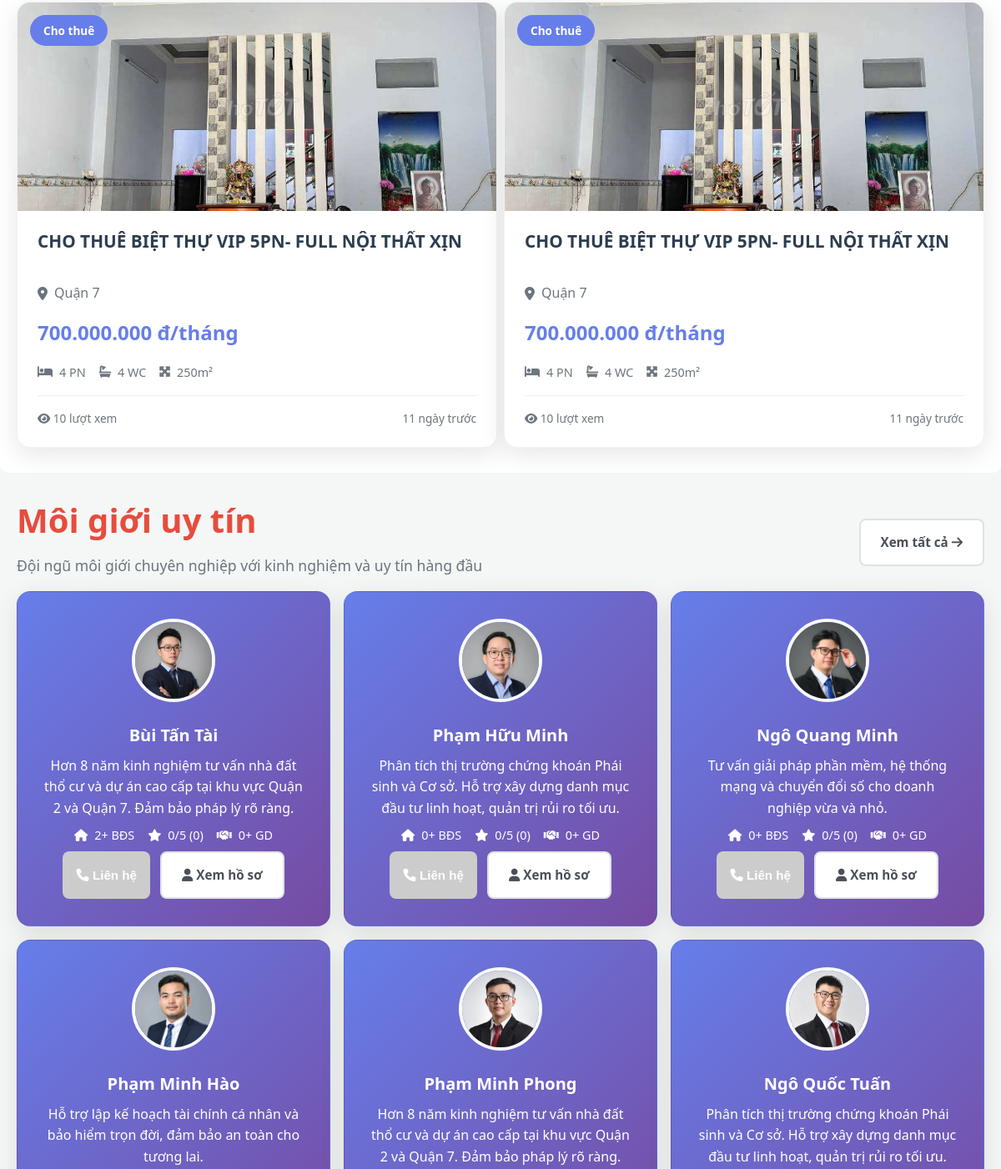
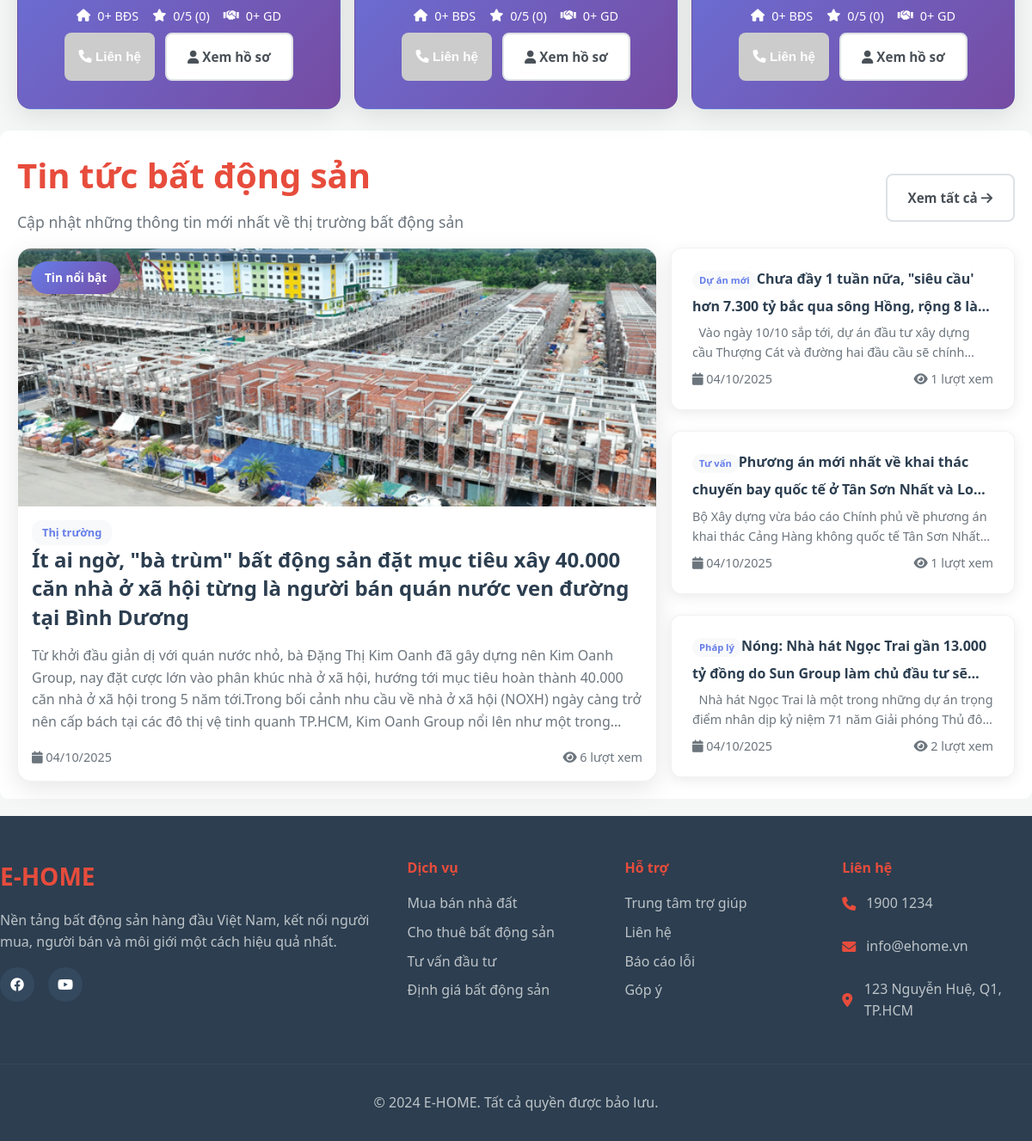
The page /user/ (lower part) on the database as committed earlier (2 pictures, top to bottom).
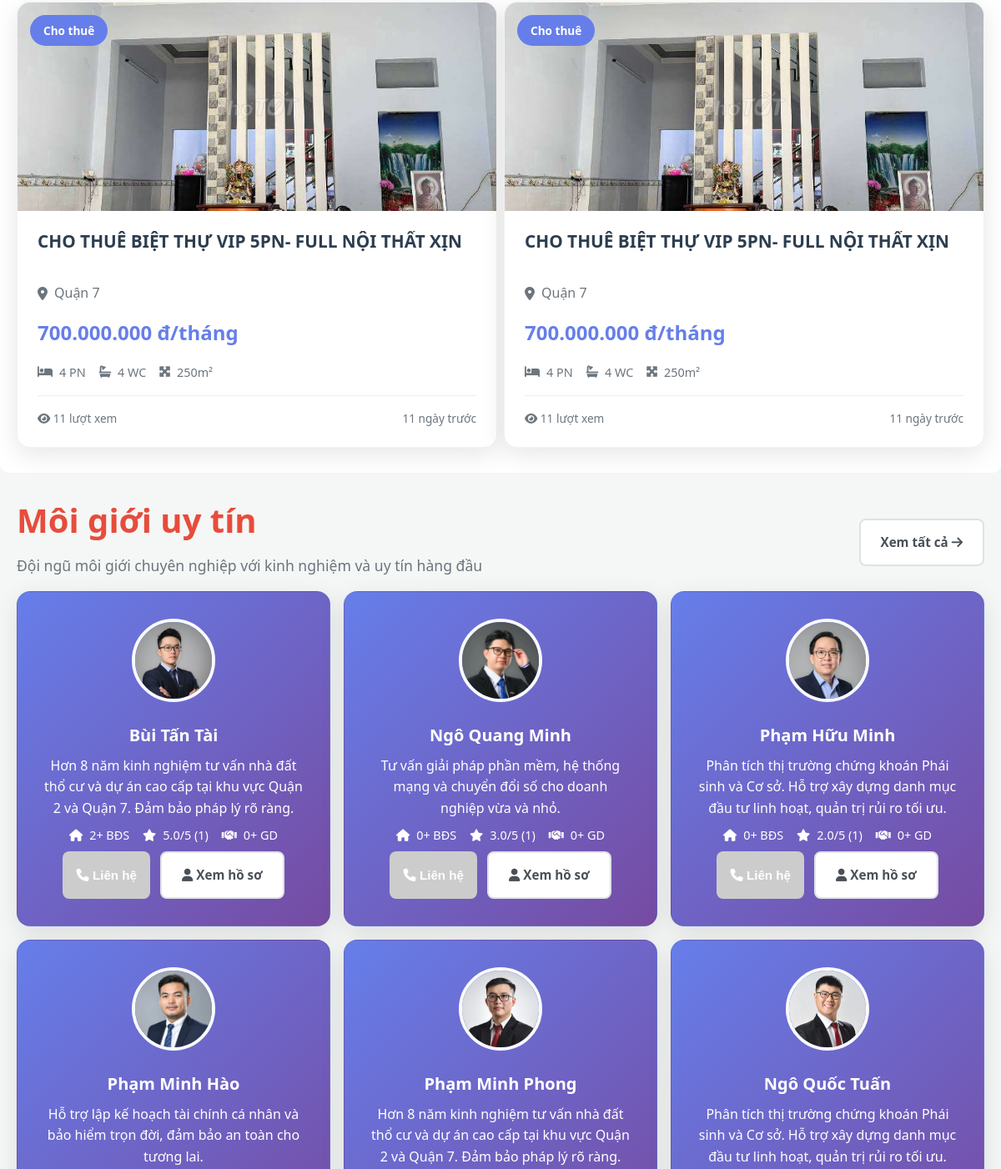
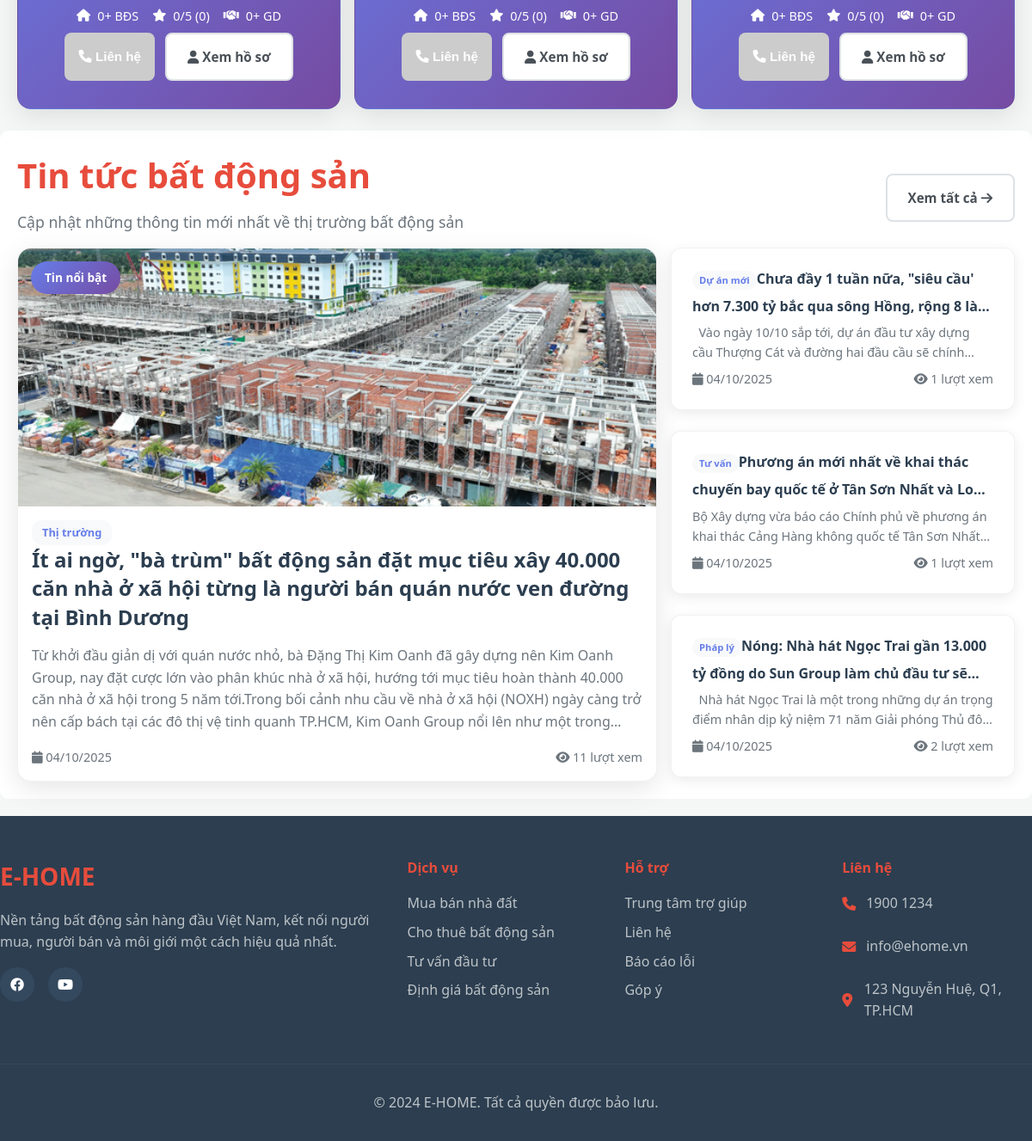
The same page on the database as committed later (2 pictures, top to bottom).
### tables this page shows
CREATE TABLE `rental_property` (
  `id` int(11) NOT NULL,
  `title` varchar(255) NOT NULL,
  `description` text DEFAULT NULL,
  `address` varchar(500) NOT NULL,
  `locationId` int(11) DEFAULT NULL,
  `typeId` int(11) NOT NULL,
  `brokerId` int(11) NOT NULL,
  `transactionType` enum('rent','sale') NOT NULL,
  `price` int(15) NOT NULL,
  `area` decimal(10,2) DEFAULT NULL,
  `bedrooms` int(11) DEFAULT 0,
  `bathrooms` int(11) DEFAULT 0,
  `floors` int(11) DEFAULT 1,
  `frontage` int(1) DEFAULT 0 COMMENT 'Mặt tiền (m)',
  `direction` varchar(50) DEFAULT NULL,
  `furniture` enum('none','basic','full') DEFAULT 'none',
  `parking` tinyint(1) DEFAULT 0,
  `status` enum('active','rented','sold') DEFAULT 'active',
  `views` int(11) DEFAULT 0,
  `createdAt` timestamp NOT NULL DEFAULT current_timestamp(),
  `updatedAt` timestamp NOT NULL DEFAULT current_timestamp() ON UPDATE current_timestamp()
);

CREATE TABLE `property_images` (
  `id` int(11) NOT NULL,
  `propertyId` int(11) NOT NULL,
  `imagePath` varchar(500) NOT NULL,
  `isMain` tinyint(1) DEFAULT 0,
  `createdAt` timestamp NOT NULL DEFAULT current_timestamp()
);

CREATE TABLE `location` (
  `id` int(11) NOT NULL,
  `name` varchar(100) NOT NULL
);

CREATE TABLE `broker` (
  `id` int(11) NOT NULL,
  `accountId` int(11) NOT NULL,
  `shortIntro` text DEFAULT NULL,
  `location` int(11) DEFAULT NULL,
  `expertise` text DEFAULT NULL,
  `language` varchar(255) DEFAULT NULL,
  `workingHours` varchar(255) DEFAULT NULL,
  `createdAt` timestamp NOT NULL DEFAULT current_timestamp(),
  `updatedAt` timestamp NOT NULL DEFAULT current_timestamp() ON UPDATE current_timestamp()
);

CREATE TABLE `account` (
  `id` int(11) NOT NULL,
  `fullName` varchar(255) NOT NULL,
  `email` varchar(255) NOT NULL,
  `phoneNumber` varchar(20) DEFAULT NULL,
  `password` varchar(255) NOT NULL,
  `avatar` varchar(500) DEFAULT NULL,
  `address` varchar(255) DEFAULT NULL,
  `role` enum('1','2','3') NOT NULL COMMENT '1=User, 2=Broker, 3=Admin',
  `status` enum('active','inactive') DEFAULT 'active',
  `createdAt` timestamp NOT NULL DEFAULT current_timestamp(),
  `updatedAt` timestamp NOT NULL DEFAULT current_timestamp() ON UPDATE current_timestamp()
);

CREATE TABLE `news` (
  `id` int(11) NOT NULL,
  `title` varchar(256) NOT NULL,
  `image` varchar(256) NOT NULL,
  `content` text NOT NULL,
  `createdAt` date NOT NULL DEFAULT current_timestamp(),
  `views` int(11) NOT NULL DEFAULT 0,
  `pin` tinyint(1) NOT NULL DEFAULT 0,
  `typeId` int(11) NOT NULL
);

CREATE TABLE `typenews` (
  `id` int(11) NOT NULL,
  `name` varchar(256) NOT NULL,
  `description` text DEFAULT NULL
);

### user/controllers/homeController/index.php (called while the page is built, shortened)
<?php
$sql_pinNews = "SELECT n.id, n.title, n.image, n.content, n.createdAt, n.views, t.name FROM `news` n, `typenews` t WHERE n.pin = 1 GROUP BY n.id";
$sql_listNews = "SELECT n.id, n.title, n.image, n.content, n.createdAt, n.views, t.name FROM `news` n, `typenews` t WHERE n.typeId = t.id AND n.pin = 0 ORDER BY `createdAt` ASC LIMIT 0, 3";
$pinNews = mysqli_query($conn, $sql_pinNews);
$listNews = mysqli_query($conn, $sql_listNews);
$listNewsHome = mysqli_fetch_all($listNews, MYSQLI_ASSOC);
$pinNewsHome = mysqli_fetch_all($pinNews, MYSQLI_ASSOC);
$sql_properties = "
    SELECT
  rp.*,
  l.name AS locationName,
  t.name AS typeName,
  a.fullName AS brokerName,
  a.avatar AS brokerAvatar,
  a.phoneNumber AS brokerPhone,
  p.imagePath AS mainImage
FROM
  rental_property rp
LEFT JOIN
  location l ON rp.locationId = l.id
LEFT JOIN
  type_rental_property t ON rp.typeId = t.id
LEFT JOIN
  broker b ON rp.brokerId = b.id
LEFT JOIN
  account a ON b.accountId = a.id
LEFT JOIN
  property_images p ON rp.id = p.propertyId AND p.isMain = 1
WHERE
  rp.status = 'active'
ORDER BY
  rp.views DESC,
  rp.createdAt DESC
LIMIT 6;
";
$propertiesResult = mysqli_query($conn, $sql_properties);
$featuredProperties = mysqli_fetch_all($propertiesResult, MYSQLI_ASSOC);
$sql_brokers = "
    SELECT b.*, a.fullName, a.avatar, a.phoneNumber, a.email,
           (SELECT COUNT(*) FROM rental_property WHERE brokerId = b.id AND status = 'active') as propertyCount,
           (SELECT COUNT(*) FROM rental_property WHERE brokerId = b.id AND status IN ('rented', 'sold')) as dealCount,
           (SELECT AVG(rating) FROM broker_ratings WHERE brokerId = b.id) as avgRating,
           (SELECT COUNT(*) FROM broker_ratings WHERE brokerId = b.id) as ratingCount
    FROM broker b
    LEFT JOIN account a ON b.accountId = a.id
    WHERE a.role = 2 AND a.status = 'active'
    ORDER BY avgRating DESC, dealCount DESC, propertyCount DESC
    LIMIT 6
";
$brokersResult = mysqli_query($conn, $sql_brokers);
$topBrokers = mysqli_fetch_all($brokersResult, MYSQLI_ASSOC);
include "./views/page/home.php";
return;

### user/index.php (called while the page is built, shortened)
<?php
    include "views/header.php";
    include "controllers/userController.php";
    include "views/footer.php"
?>

### user/views/page/home.php (the view, shortened to what the changed rows need)
<div class="home-container">
<section class="properties-section">
    <div class="container" style="padding: 0 20px;">
        <div class="properties-carousel">
            <?php if (!empty($featuredProperties)) {
                foreach ($featuredProperties as $property) {
                    $firstImage = !empty($property['mainImage']) ? '../uploads/property/' . $property['mainImage'] : '../uploads/system/default_property.jpg';
                    $price = number_format($property['price'], 0, ',', '.') . ' ';
                    if ($property['transactionType'] == 'rent') {
                        $price .= ($property['transactionType'] == 'rent') ? 'đ/tháng' : 'đ';
                    } else {
                        $price .= 'đ';
                    }
            ?>
            <div class="property-card">
                <div class="property-image">
                    <img src="<?= $firstImage ?>" alt="<?= htmlspecialchars($property['title']) ?>" onerror="this.src='../logo.jpg'">
                    <div class="property-badge <?= $property['transactionType'] ?>">
                        <?= $property['transactionType'] == 'rent' ? 'Cho thuê' : 'Bán' ?>
                    </div>
                </div>
                <div class="property-content">
                    <h3 class="property-title" onclick="window.location.href='?act=property&id=<?= $property['id'] ?>'"><?= htmlspecialchars($property['title']) ?></h3>
                    <p class="property-location">
                        <i class="fas fa-map-marker-alt"></i>
                        <?= htmlspecialchars($property['locationName'] ?? $property['address']) ?>
                    </p>
                    <div class="property-price"><?= $price ?></div>
                    <div class="property-features">
                        <?php if ($property['bedrooms'] > 0) { ?>
                        <span><i class="fas fa-bed"></i> <?= $property['bedrooms'] ?> PN</span>
                        <?php } ?>
                        <?php if ($property['bathrooms'] > 0) { ?>
                        <span><i class="fas fa-bath"></i> <?= $property['bathrooms'] ?> WC</span>
                        <?php } ?>
                        <?php if ($property['area'] > 0) { ?>
                        <span><i class="fas fa-expand-arrows-alt"></i> <?= number_format($property['area'], 0) ?>m²</span>
                        <?php } ?>
                    </div>
                    <div class="property-meta">
                        <div class="property-views">
                            <i class="fas fa-eye"></i> <?= number_format($property['views']) ?> lượt xem
                        </div>
                        <div class="property-date">
                            <?php
                            $createdDate = new DateTime($property['createdAt']);
                            $now = new DateTime();
                            $interval = $now->diff($createdDate);
                            if ($interval->days == 0) {
                                echo "Hôm nay";
                            } elseif ($interval->days == 1) {
                                echo "1 ngày trước";
                            } else {
                                echo $interval->days . " ngày trước";
                            }
                            ?>
                        </div>
                    </div>
                </div>
            </div>
            <?php
                }
            } else {
            ?>
            <div class="no-properties">
                <p>Chưa có bất động sản nào được đăng</p>
            </div>
            <?php } ?>
        </div>
    </div>
</section>
<section class="brokers-section">
    <div class="container" style="padding: 0 20px;">
        <div class="section-header">
            <div class="section-title">
                <h2>Môi giới uy tín</h2>
            </div>
        </div>
        <div class="brokers-grid">
            <?php if (!empty($topBrokers)) {
                foreach ($topBrokers as $broker) {
                    $avatar = $broker['avatar'] ? '../uploads/user/' . $broker['avatar'] : '../uploads/system/default_user.jpg';
                    $rating = $broker['avgRating'] ? number_format($broker['avgRating'], 1) : '0';
                    $ratingCount = $broker['ratingCount'] ? $broker['ratingCount'] : 0;
            ?>
            <div class="broker-card">
                <div class="broker-avatar">
                    <img src="<?= $avatar ?>" alt="<?= htmlspecialchars($broker['fullName']) ?>" onerror="this.src='../uploads/system/default_user.jpg'">
                </div>
                <div class="broker-info">
                    <h3 class="broker-name" onclick="window.location.href='?act=broker&id=<?= $broker['id'] ?>'"><?= htmlspecialchars($broker['fullName']) ?></h3>
                    <p class="broker-title"><?= htmlspecialchars($broker['shortIntro'] ?? 'Chuyên viên tư vấn BĐS') ?></p>
                    <div class="broker-stats">
                        <div class="stat-item">
                            <i class="fas fa-home"></i>
                            <span><?= number_format($broker['propertyCount'])?>+ BĐS</span>
                        </div>
                        <div class="stat-item">
                            <i class="fas fa-star"></i>
                            <span><?= $rating ?>/5 (<?= $ratingCount ?>)</span>
                        </div>
                        <div class="stat-item">
                            <i class="fas fa-handshake"></i>
                            <span><?= number_format($broker['dealCount']) ?>+ GD</span>
                        </div>
                    </div>
                    <div class="broker-actions">
                        <?php if(isset($_SESSION['user']['id']) && $_SESSION['user']['id'] != '') { ?>
                        <a href="tel:<?= htmlspecialchars($broker['phoneNumber']) ?>" class="btn btn-primary btn-sm">
                            <i class="fas fa-phone"></i>
                            Liên hệ
                        </a>
                        <?php }else{ ?>
                        <button disabled  class="btn btn-sm btn-primary" title="Vui lòng đăng nhập để liên hệ" style="padding: 0.475rem 1rem; background-color: #ccc;" title="Đăng nhập để gọi điện">
                                                                <i class="fas fa-phone"></i> Liên hệ
                                                            </button>
                        <?php } ?>
                        <a href="?act=broker&id=<?= $broker['id'] ?>" class="btn btn-outline btn-sm">
                            <i class="fas fa-user"></i>
                            Xem hồ sơ
                        </a>
                    </div>
                </div>
            </div>
            <?php
                }
            } else {
            ?>
            <div class="no-brokers">
                <p>Chưa có thông tin môi giới</p>
            </div>
            <?php } ?>
        </div>
    </div>
</section>
<section class="news-section">
    <div class="container" style="padding: 0 20px;">
        <div class="section-header">
            <div class="section-title">
                <h2>Tin tức bất động sản</h2>
            </div>
        </div>
        <div class="news-grid">
            <?php if (!empty($pinNewsHome)): ?>
            <article class="news-card featured" style="cursor: pointer;" onclick="window.location.href='?act=news&id=<?= $pinNewsHome[0]['id'] ?>'">
                <div class="news-image">
                    <img src="../uploads/news/<?= $pinNewsHome[0]['image'] ?>" alt="<?= ($pinNewsHome[0]['title']) ?>">
                    <div class="news-badge">Tin nổi bật</div>
                </div>
                <div class="news-content">
                    <div class="news-category"><?= ($pinNewsHome[0]['name']) ?></div>
                    <h3 class="news-title"><?= ($pinNewsHome[0]['title']) ?></h3>
                    <p class="news-excerpt"><?= strip_tags($pinNewsHome[0]['content']) ?></p>
                    <div class="news-meta">
                        <span class="news-date">
                            <i class="fas fa-calendar"></i>
                            <?= date('d/m/Y', strtotime($pinNewsHome[0]['createdAt'])) ?>
                        </span>
                        <span class="news-views">
                            <i class="fas fa-eye"></i>
                            <?= number_format($pinNewsHome[0]['views']) ?> lượt xem
                        </span>
                    </div>
                </div>
            </article>
            <?php endif; ?>
            <div class="news-list">
                <?php foreach ($listNewsHome as $news): ?>
                <article class="news-item" style="cursor: pointer;" onclick="window.location.href='?act=news&id=<?= $news['id'] ?>'">
                    <div class="news-info">
                        <h4 class="news-title"><div class="news-category small"><?= $news['name'] ?></div><?= $news['title'] ?></h4>
                        <p class="news-excerpt"><?= strip_tags($news['content']) ?></p>
                        <div class="news-meta">
                            <span class="news-date">
                                <i class="fas fa-calendar"></i>
                                <?= date('d/m/Y', strtotime($news['createdAt'])) ?>
                            </span>
                             <span class="news-views">
                            <i class="fas fa-eye"></i>
                            <?= number_format($news['views']) ?> lượt xem
                        </span>
                        </div>
                    </div>
                </article>
                <?php endforeach; ?>
            </div>
        </div>
    </div>
</section>

Rows that differ between the two databases and show on the page:
changed rental_property "700.000.000 đ/tháng": views "10" → "11"
computed for broker "Bùi Tấn Tài": rating "0" → "5.0"; ratingCount "0" → "1"
shown differently, row unchanged: broker "Ngô Quang Minh": rating "0" → "3.0"; ratingCount "0" → "1"; moves up the list
computed for broker "Phạm Hữu Minh": rating "0" → "2.0"; ratingCount "0" → "1"
changed news "Thị trường": views "6" → "11"
